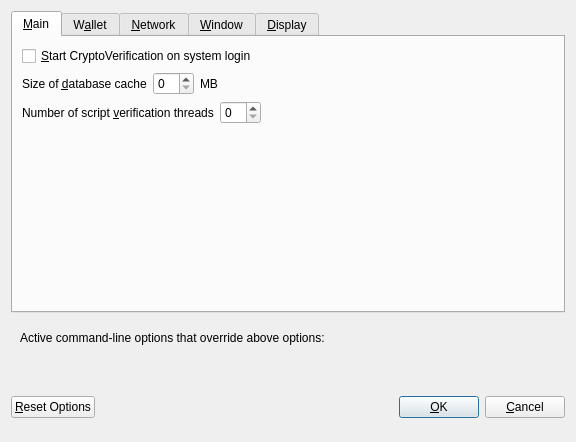
<?xml version="1.0" encoding="UTF-8"?>
<ui version="4.0">
 <class>OptionsDialog</class>
 <widget class="QDialog" name="OptionsDialog">
  <property name="geometry">
   <rect>
    <x>0</x>
    <y>0</y>
    <width>576</width>
    <height>442</height>
   </rect>
  </property>
  <property name="windowTitle">
   <string>Options</string>
  </property>
  <property name="modal">
   <bool>true</bool>
  </property>
  <layout class="QVBoxLayout" name="verticalLayout">
   <item>
    <widget class="QTabWidget" name="tabWidget">
     <property name="currentIndex">
      <number>0</number>
     </property>
     <widget class="QWidget" name="tabMain">
      <attribute name="title">
       <string>&amp;Main</string>
      </attribute>
      <layout class="QVBoxLayout" name="verticalLayout_Main">
       <item>
        <widget class="QCheckBox" name="bitcoinAtStartup">
         <property name="toolTip">
          <string>Automatically start CryptoVerification after logging in to the system.</string>
         </property>
         <property name="text">
          <string>&amp;Start CryptoVerification on system login</string>
         </property>
        </widget>
       </item>
       <item>
        <layout class="QHBoxLayout" name="horizontalLayout_2_Main">
         <item>
          <widget class="QLabel" name="databaseCacheLabel">
           <property name="text">
            <string>Size of &amp;database cache</string>
           </property>
           <property name="textFormat">
            <enum>Qt::PlainText</enum>
           </property>
           <property name="buddy">
            <cstring>databaseCache</cstring>
           </property>
          </widget>
         </item>
         <item>
          <widget class="QSpinBox" name="databaseCache"/>
         </item>
         <item>
          <widget class="QLabel" name="databaseCacheUnitLabel">
           <property name="text">
            <string>MB</string>
           </property>
           <property name="textFormat">
            <enum>Qt::PlainText</enum>
           </property>
          </widget>
         </item>
         <item>
          <spacer name="horizontalSpacer_2_Main">
           <property name="orientation">
            <enum>Qt::Horizontal</enum>
           </property>
           <property name="sizeHint" stdset="0">
            <size>
             <width>40</width>
             <height>20</height>
            </size>
           </property>
          </spacer>
         </item>
        </layout>
       </item>
       <item>
        <layout class="QHBoxLayout" name="horizontalLayout_3_Main">
         <item>
          <widget class="QLabel" name="threadsScriptVerifLabel">
           <property name="text">
            <string>Number of script &amp;verification threads</string>
           </property>
           <property name="textFormat">
            <enum>Qt::PlainText</enum>
           </property>
           <property name="buddy">
            <cstring>threadsScriptVerif</cstring>
           </property>
          </widget>
         </item>
         <item>
          <widget class="QSpinBox" name="threadsScriptVerif">
           <property name="toolTip">
            <string>(0 = auto, &lt;0 = leave that many cores free)</string>
           </property>
          </widget>
         </item>
         <item>
          <spacer name="horizontalSpacer_3_Main">
           <property name="orientation">
            <enum>Qt::Horizontal</enum>
           </property>
           <property name="sizeHint" stdset="0">
            <size>
             <width>40</width>
             <height>20</height>
            </size>
           </property>
          </spacer>
         </item>
        </layout>
       </item>
       <item>
        <spacer name="verticalSpacer_2">
         <property name="orientation">
          <enum>Qt::Vertical</enum>
         </property>
         <property name="sizeHint" stdset="0">
          <size>
           <width>20</width>
           <height>40</height>
          </size>
         </property>
        </spacer>
       </item>
      </layout>
     </widget>
     <widget class="QWidget" name="tabWallet">
      <attribute name="title">
       <string>W&amp;allet</string>
      </attribute>
      <layout class="QVBoxLayout" name="verticalLayout_Wallet">
       <item>
        <layout class="QHBoxLayout" name="horizontalLayout_2_Wallet">
         <item>
          <widget class="QLabel" name="labelStakeSplitThresholdText">
           <property name="text">
            <string>Stake split threshold:</string>
           </property>
          </widget>
         </item>
         <item>
          <widget class="QSpinBox" name="spinBoxStakeSplitThreshold">
           <property name="minimum">
            <number>1</number>
           </property>
           <property name="maximum">
            <number>999999</number>
           </property>
          </widget>
         </item>
        </layout>
       </item>
       <item>
        <widget class="QGroupBox" name="groupBox">
         <property name="title">
          <string>Expert</string>
         </property>
         <layout class="QVBoxLayout" name="verticalLayout_2">
          <item>
           <widget class="QCheckBox" name="coinControlFeatures">
            <property name="toolTip">
             <string>Whether to show coin control features or not.</string>
            </property>
            <property name="text">
             <string>Enable coin &amp;control features</string>
            </property>
           </widget>
          </item>
          <item>
           <widget class="QCheckBox" name="showMasternodesTab">
            <property name="toolTip">
             <string>Show additional tab listing all your masternodes in first sub-tab&lt;br/&gt;and all masternodes on the network in second sub-tab.</string>
            </property>
            <property name="text">
             <string>Show Masternodes Tab</string>
            </property>
           </widget>
          </item>
          <item>
           <widget class="QCheckBox" name="spendZeroConfChange">
            <property name="toolTip">
             <string>If you disable the spending of unconfirmed change, the change from a transaction&lt;br/&gt;cannot be used until that transaction has at least one confirmation.&lt;br/&gt;This also affects how your balance is computed.</string>
            </property>
            <property name="text">
             <string>&amp;Spend unconfirmed change</string>
            </property>
           </widget>
          </item>
         </layout>
        </widget>
       </item>
       <item>
        <spacer name="verticalSpacer_Wallet">
         <property name="orientation">
          <enum>Qt::Vertical</enum>
         </property>
         <property name="sizeHint" stdset="0">
          <size>
           <width>20</width>
           <height>40</height>
          </size>
         </property>
        </spacer>
       </item>
      </layout>
     </widget>
     <widget class="QWidget" name="tabNetwork">
      <attribute name="title">
       <string>&amp;Network</string>
      </attribute>
      <layout class="QVBoxLayout" name="verticalLayout_Network">
       <item>
        <widget class="QCheckBox" name="mapPortUpnp">
         <property name="toolTip">
          <string>Automatically open the CryptoVerification client port on the router. This only works when your router supports UPnP and it is enabled.</string>
         </property>
         <property name="text">
          <string>Map port using &amp;UPnP</string>
         </property>
        </widget>
       </item>
       <item>
        <widget class="QCheckBox" name="allowIncoming">
         <property name="toolTip">
          <string>Accept connections from outside</string>
         </property>
         <property name="text">
          <string>Allow incoming connections</string>
         </property>
        </widget>
       </item>
       <item>
        <widget class="QCheckBox" name="connectSocks">
         <property name="toolTip">
          <string>Connect to the CryptoVerification network through a SOCKS5 proxy.</string>
         </property>
         <property name="text">
          <string>&amp;Connect through SOCKS5 proxy (default proxy):</string>
         </property>
        </widget>
       </item>
       <item>
        <layout class="QHBoxLayout" name="horizontalLayout_1_Network">
         <item>
          <widget class="QLabel" name="proxyIpLabel">
           <property name="text">
            <string>Proxy &amp;IP:</string>
           </property>
           <property name="textFormat">
            <enum>Qt::PlainText</enum>
           </property>
           <property name="buddy">
            <cstring>proxyIp</cstring>
           </property>
          </widget>
         </item>
         <item>
          <widget class="QValidatedLineEdit" name="proxyIp">
           <property name="minimumSize">
            <size>
             <width>140</width>
             <height>0</height>
            </size>
           </property>
           <property name="maximumSize">
            <size>
             <width>140</width>
             <height>16777215</height>
            </size>
           </property>
           <property name="toolTip">
            <string>IP address of the proxy (e.g. IPv4: 127.0.0.1 / IPv6: ::1)</string>
           </property>
          </widget>
         </item>
         <item>
          <widget class="QLabel" name="proxyPortLabel">
           <property name="text">
            <string>&amp;Port:</string>
           </property>
           <property name="textFormat">
            <enum>Qt::PlainText</enum>
           </property>
           <property name="buddy">
            <cstring>proxyPort</cstring>
           </property>
          </widget>
         </item>
         <item>
          <widget class="QLineEdit" name="proxyPort">
           <property name="minimumSize">
            <size>
             <width>55</width>
             <height>0</height>
            </size>
           </property>
           <property name="maximumSize">
            <size>
             <width>55</width>
             <height>16777215</height>
            </size>
           </property>
           <property name="toolTip">
            <string>Port of the proxy (e.g. 9050)</string>
           </property>
          </widget>
         </item>
         <item>
          <spacer name="horizontalSpacer_1_Network">
           <property name="orientation">
            <enum>Qt::Horizontal</enum>
           </property>
           <property name="sizeHint" stdset="0">
            <size>
             <width>40</width>
             <height>20</height>
            </size>
           </property>
          </spacer>
         </item>
        </layout>
       </item>
       <item>
        <spacer name="verticalSpacer_Network">
         <property name="orientation">
          <enum>Qt::Vertical</enum>
         </property>
         <property name="sizeHint" stdset="0">
          <size>
           <width>20</width>
           <height>40</height>
          </size>
         </property>
        </spacer>
       </item>
      </layout>
     </widget>
     <widget class="QWidget" name="tabWindow">
      <attribute name="title">
       <string>&amp;Window</string>
      </attribute>
      <layout class="QVBoxLayout" name="verticalLayout_Window">
       <item>
        <widget class="QCheckBox" name="minimizeToTray">
         <property name="toolTip">
          <string>Show only a tray icon after minimizing the window.</string>
         </property>
         <property name="text">
          <string>&amp;Minimize to the tray instead of the taskbar</string>
         </property>
        </widget>
       </item>
       <item>
        <widget class="QCheckBox" name="minimizeOnClose">
         <property name="toolTip">
          <string>Minimize instead of exit the application when the window is closed. When this option is enabled, the application will be closed only after selecting Quit in the menu.</string>
         </property>
         <property name="text">
          <string>M&amp;inimize on close</string>
         </property>
        </widget>
       </item>
       <item>
        <spacer name="verticalSpacer_Window">
         <property name="orientation">
          <enum>Qt::Vertical</enum>
         </property>
         <property name="sizeHint" stdset="0">
          <size>
           <width>20</width>
           <height>40</height>
          </size>
         </property>
        </spacer>
       </item>
      </layout>
     </widget>
     <widget class="QWidget" name="tabDisplay">
      <attribute name="title">
       <string>&amp;Display</string>
      </attribute>
      <layout class="QVBoxLayout" name="verticalLayout_Display">
       <item>
        <layout class="QHBoxLayout" name="horizontalLayout_1_Display">
         <item>
          <widget class="QLabel" name="langLabel">
           <property name="text">
            <string>User Interface &amp;language:</string>
           </property>
           <property name="textFormat">
            <enum>Qt::PlainText</enum>
           </property>
           <property name="buddy">
            <cstring>lang</cstring>
           </property>
          </widget>
         </item>
         <item>
          <widget class="QValueComboBox" name="lang">
           <property name="toolTip">
            <string>The user interface language can be set here. This setting will take effect after restarting CryptoVerification.</string>
           </property>
          </widget>
         </item>
        </layout>
       </item>
       <item>
        <widget class="QLabel" name="label_3">
         <property name="toolTip">
          <string notr="true"/>
         </property>
         <property name="statusTip">
          <string notr="true"/>
         </property>
         <property name="whatsThis">
          <string notr="true"/>
         </property>
         <property name="accessibleName">
          <string notr="true"/>
         </property>
         <property name="text">
          <string>Language missing or translation incomplete? Help contributing translations here:
https://www.transifex.com/cryptoverification-project/cryptoverification-project-translations</string>
         </property>
         <property name="wordWrap">
          <bool>true</bool>
         </property>
         <property name="openExternalLinks">
          <bool>true</bool>
         </property>
         <property name="textInteractionFlags">
          <set>Qt::TextBrowserInteraction</set>
         </property>
        </widget>
       </item>
       <item>
        <layout class="QHBoxLayout" name="horizontalLayout_4_Display" stretch="0,0">
         <item>
          <widget class="QLabel" name="themeLabel">
           <property name="text">
            <string>User Interface Theme:</string>
           </property>
          </widget>
         </item>
         <item>
          <widget class="QValueComboBox" name="theme"/>
         </item>
        </layout>
       </item>
       <item>
        <widget class="Line" name="line">
         <property name="orientation">
          <enum>Qt::Horizontal</enum>
         </property>
        </widget>
       </item>
       <item>
        <layout class="QHBoxLayout" name="horizontalLayout_2_Display">
         <item>
          <widget class="QLabel" name="unitLabel">
           <property name="text">
            <string>&amp;Unit to show amounts in:</string>
           </property>
           <property name="textFormat">
            <enum>Qt::PlainText</enum>
           </property>
           <property name="buddy">
            <cstring>unit</cstring>
           </property>
          </widget>
         </item>
         <item>
          <widget class="QValueComboBox" name="unit">
           <property name="toolTip">
            <string>Choose the default subdivision unit to show in the interface and when sending coins.</string>
           </property>
          </widget>
         </item>
        </layout>
       </item>
       <item>
        <layout class="QHBoxLayout" name="horizontalLayout_5_Display">
         <item>
          <widget class="QLabel" name="digitsLabel">
           <property name="text">
            <string>Decimal digits</string>
           </property>
          </widget>
         </item>
         <item>
          <widget class="QValueComboBox" name="digits"/>
         </item>
        </layout>
       </item>
       <item>
        <widget class="QCheckBox" name="checkBoxHideZeroBalances">
         <property name="toolTip">
          <string>Hide empty balances</string>
         </property>
         <property name="layoutDirection">
          <enum>Qt::LeftToRight</enum>
         </property>
         <property name="text">
          <string>Hide empty balances</string>
         </property>
        </widget>
       </item>
       <item>
        <layout class="QHBoxLayout" name="horizontalLayout_3_Display">
         <item>
          <widget class="QLabel" name="thirdPartyTxUrlsLabel">
           <property name="toolTip">
            <string>Third party URLs (e.g. a block explorer) that appear in the transactions tab as context menu items. %s in the URL is replaced by transaction hash. Multiple URLs are separated by vertical bar |.</string>
           </property>
           <property name="text">
            <string>Third party transaction URLs</string>
           </property>
           <property name="buddy">
            <cstring>thirdPartyTxUrls</cstring>
           </property>
          </widget>
         </item>
         <item>
          <widget class="QLineEdit" name="thirdPartyTxUrls">
           <property name="toolTip">
            <string>Third party URLs (e.g. a block explorer) that appear in the transactions tab as context menu items. %s in the URL is replaced by transaction hash. Multiple URLs are separated by vertical bar |.</string>
           </property>
          </widget>
         </item>
        </layout>
       </item>
       <item>
        <spacer name="verticalSpacer">
         <property name="orientation">
          <enum>Qt::Vertical</enum>
         </property>
         <property name="sizeHint" stdset="0">
          <size>
           <width>20</width>
           <height>40</height>
          </size>
         </property>
        </spacer>
       </item>
      </layout>
     </widget>
    </widget>
   </item>
   <item>
    <widget class="QFrame" name="frame">
     <layout class="QVBoxLayout" name="verticalLayout_Bottom">
      <item>
       <layout class="QHBoxLayout" name="horizontalLayout_Bottom">
        <item>
         <widget class="QLabel" name="overriddenByCommandLineInfoLabel">
          <property name="text">
           <string>Active command-line options that override above options:</string>
          </property>
          <property name="textFormat">
           <enum>Qt::PlainText</enum>
          </property>
         </widget>
        </item>
        <item>
         <spacer name="horizontalSpacer_Bottom">
          <property name="orientation">
           <enum>Qt::Horizontal</enum>
          </property>
          <property name="sizeHint" stdset="0">
           <size>
            <width>40</width>
            <height>20</height>
           </size>
          </property>
         </spacer>
        </item>
       </layout>
      </item>
      <item>
       <widget class="QLabel" name="overriddenByCommandLineLabel">
        <property name="text">
         <string/>
        </property>
        <property name="textFormat">
         <enum>Qt::PlainText</enum>
        </property>
        <property name="wordWrap">
         <bool>true</bool>
        </property>
       </widget>
      </item>
     </layout>
    </widget>
   </item>
   <item>
    <layout class="QHBoxLayout" name="horizontalLayout_Buttons">
     <item>
      <widget class="QPushButton" name="resetButton">
       <property name="toolTip">
        <string>Reset all client options to default.</string>
       </property>
       <property name="text">
        <string>&amp;Reset Options</string>
       </property>
       <property name="autoDefault">
        <bool>false</bool>
       </property>
      </widget>
     </item>
     <item>
      <spacer name="horizontalSpacer_1">
       <property name="orientation">
        <enum>Qt::Horizontal</enum>
       </property>
       <property name="sizeHint" stdset="0">
        <size>
         <width>40</width>
         <height>48</height>
        </size>
       </property>
      </spacer>
     </item>
     <item>
      <widget class="QLabel" name="statusLabel">
       <property name="minimumSize">
        <size>
         <width>200</width>
         <height>0</height>
        </size>
       </property>
       <property name="font">
        <font>
         <weight>75</weight>
         <bold>true</bold>
        </font>
       </property>
       <property name="text">
        <string/>
       </property>
       <property name="textFormat">
        <enum>Qt::PlainText</enum>
       </property>
       <property name="wordWrap">
        <bool>true</bool>
       </property>
      </widget>
     </item>
     <item>
      <spacer name="horizontalSpacer_2">
       <property name="orientation">
        <enum>Qt::Horizontal</enum>
       </property>
       <property name="sizeHint" stdset="0">
        <size>
         <width>40</width>
         <height>48</height>
        </size>
       </property>
      </spacer>
     </item>
     <item>
      <widget class="QPushButton" name="okButton">
       <property name="text">
        <string>&amp;OK</string>
       </property>
       <property name="autoDefault">
        <bool>false</bool>
       </property>
       <property name="default">
        <bool>true</bool>
       </property>
      </widget>
     </item>
     <item>
      <widget class="QPushButton" name="cancelButton">
       <property name="text">
        <string>&amp;Cancel</string>
       </property>
       <property name="autoDefault">
        <bool>false</bool>
       </property>
      </widget>
     </item>
    </layout>
   </item>
  </layout>
 </widget>
 <customwidgets>
  <customwidget>
   <class>QValidatedLineEdit</class>
   <extends>QLineEdit</extends>
   <header>qvalidatedlineedit.h</header>
  </customwidget>
  <customwidget>
   <class>QValueComboBox</class>
   <extends>QComboBox</extends>
   <header>qvaluecombobox.h</header>
  </customwidget>
 </customwidgets>
 <resources/>
 <connections/>
</ui>
